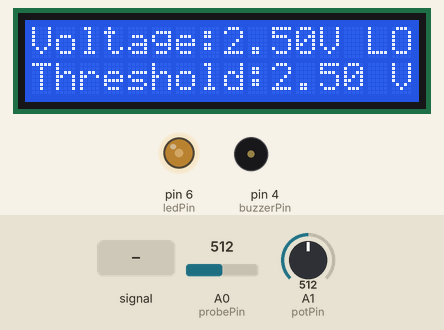
Bench run of a sketch on a simulated Arduino Uno, built with avr-gcc and run on an emulated ATmega328P. Parts: 16×2 character LCD, output pins drawn as LEDs (lit = HIGH), buzzer (waves = sounding). Inputs (shaded band) come from the test bench; at power-on: A0 (probePin) = 512, A1 (potPin) = 512. What the sketch prints to the serial monitor is not drawn.

Above: at 1.2 s.
1.3 s: A0 (probePin) fed a 200 Hz sine of ±81 counts around its level
At 2.6 s:
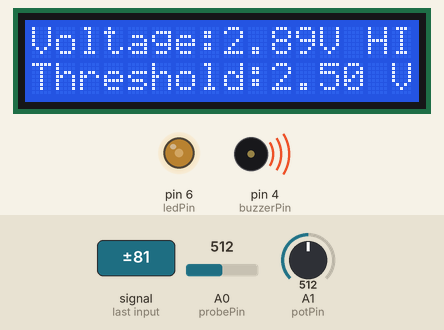
4.4 s: A0 (probePin) set to 520
At 5.3 s:
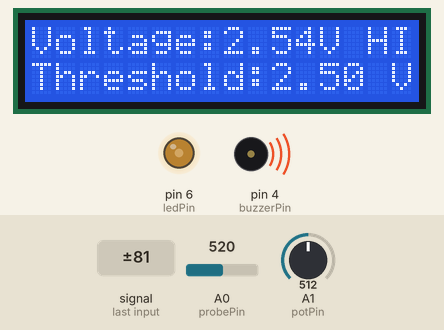
6.3 s: A0 (probePin) fed a 1000 Hz sine of ±255 counts around its level
At 6.9 s:
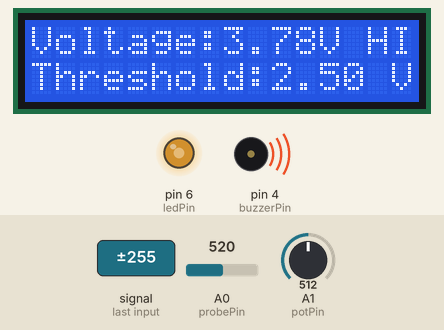
9.4 s: A1 (potPin) set to 716
At 10.0 s:
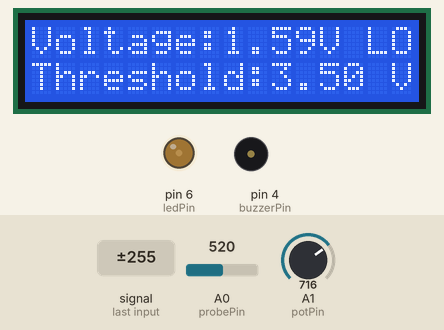
12.5 s: A0 (probePin) fed a 50 Hz sine of ±306 counts around its level
At 15.4 s:
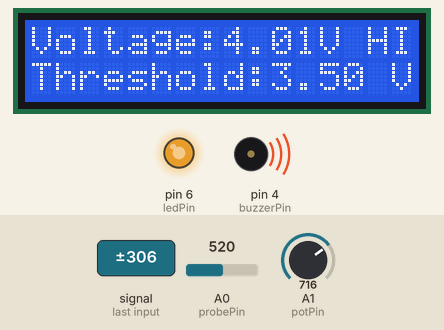
15.6 s: A0 (probePin) set to 122
At 17.1 s:
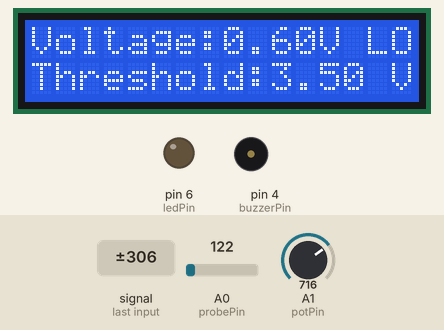
Timing chart, 0 to 18.5 s (numbered marks = the images above; inputs shaded):
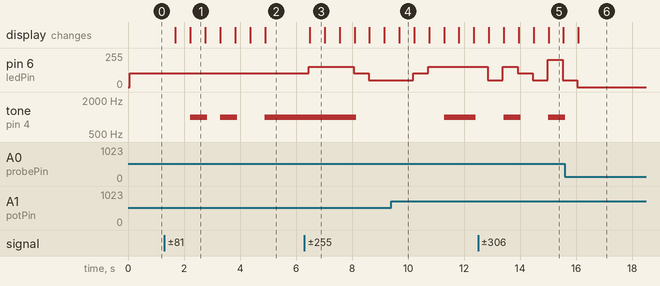

Measured:
- the behaviour switches between 512 and 513 on A0 (probePin) (found by bisection; images 1 and 2)
- after the input at 1.3 s, tone on pin 4 (buzzerPin): alternates 1000 Hz for 0.60 s and silent for 0.47 s, starting after 0.93 s; the display: first changes after 0.40 s (image 1 shows a later state)
- after the input at 4.4 s, tone on pin 4 (buzzerPin): goes on until 4.9 s, then stays 1000 Hz
- after the input at 6.3 s, pin 6 (ledPin): 102/255 → 153/255 after 0.16 s, → 102/255 1.6 s later, → 51/255 0.53 s later; tone on pin 4 (buzzerPin): 1000 Hz → silent after 1.9 s; the display: changes after 0.19 s (image 3)
- after the input at 9.4 s, tone on pin 4 (buzzerPin): silent → 1000 Hz after 1.9 s instead of 1.4 s
- after the input at 12.5 s, tone on pin 4 (buzzerPin): silent → 1000 Hz after 0.92 s, → silent 0.60 s later, → 1000 Hz 1.0 s later
- after the input at 15.6 s, tone on pin 4 (buzzerPin): goes on until 15.6 s, then stays silent

The sketch:

Electricity_Probe.ino
```cpp
//Electric Charge detector by Aidan Makumbe R.T

#include <Wire.h>
#include <LiquidCrystal_I2C.h> // LiquidCrystal I2C By Frank de Brabander

LiquidCrystal_I2C lcd(0x3F, 16, 2); // Setting up the LCD Address, size

const int probePin = A0; // Pin connected to the probe I'll use to test for charge
const int potPin = A1; // Pin connected to the potentiometer
const int ledPin = 6; // Use Pin 6 for utilization of Pulse-Width-Modulation (PWM)
const int buzzerPin = 4; // Pin connected to Buzzer

void setup() {
  //Declaring the LED and Buzzer as Outputs
  pinMode(ledPin, OUTPUT);
  pinMode(buzzerPin, OUTPUT);

  //Initialising the lcd
  lcd.init();
  lcd.backlight();

  //Begining Serial lines for Debugging purposes
  Serial.begin(9600);
}

void loop() {

  float chargeReading = analogRead(probePin); // Collecting the input from the analog pin
  float voltage = (chargeReading / 1024.0)* 5.0; // Calculate the voltage
  float threshhold = analogRead(potPin)/204.6;  //map(analogRead(potPin), 0, 1023, 0, 1000); // Mapping the Threshold put forth by the potentiometer to 1000 scale
  float led_brightness = map(voltage, 0.0, 5, 0, 255); // Mapping the brightness of the LED from the charge to the maximum value off 255
  //float buzzer_frequency = map(voltage, 0.0, 5, 0,255); // Mapping the reading from the probe pin to that of the buzzer i.e buzzer max frequency 1Khz

  analogWrite(ledPin, led_brightness);// Set the brightness of the 12C_LCD

  //Adding Text to The LCD
  lcd.setCursor(0, 0); // Setting cursor to top left corner
  lcd.print("Voltage:");
  lcd.print(voltage, 2); //Display voltage with 2 decimal places
  lcd.print("V");
  lcd.setCursor(0, 1); // Setting cursor to top left corner
  lcd.print("Threshold:");
  lcd.print(threshhold); //Display threshhold in percentage
  lcd.setCursor(15,1);
  lcd.print("V");


  if (voltage >= threshhold){
    lcd.setCursor(14, 0);
    lcd.print("HI");
    tone(buzzerPin, 1000, 600);
       //Logging the Output to the Computer Via Serial at 9600 bauds
    Serial.print("Voltage : ");
    Serial.print(voltage,2);
    Serial.print(" HI ");
    Serial.print(" Threshhold : ");
    Serial.print(threshhold);
    Serial.println("V");
  }
  else{
    //tone(buzzerPin);
    lcd.setCursor(14,0);
    lcd.print("LO");
       //Logging the Output to the Computer Via Serial at 9600 bauds
    Serial.print("Voltage : ");
    Serial.print(voltage,2);
    Serial.print(" LO ");
    Serial.print(" Threshhold : ");
    Serial.print(threshhold);
    Serial.println("V");

  }
  delay(500);

}
```
